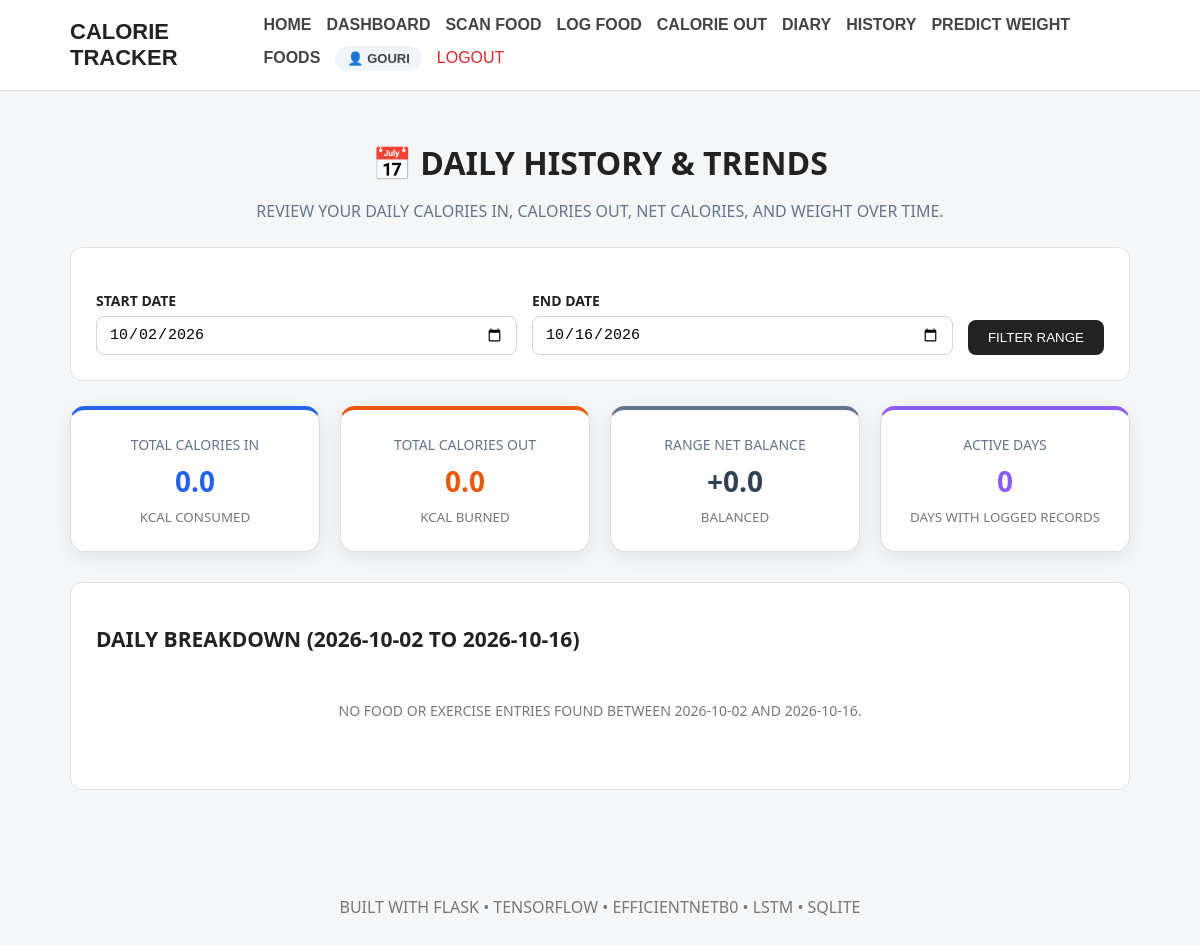
/history (signed in), run on an earlier commit of the app's database.
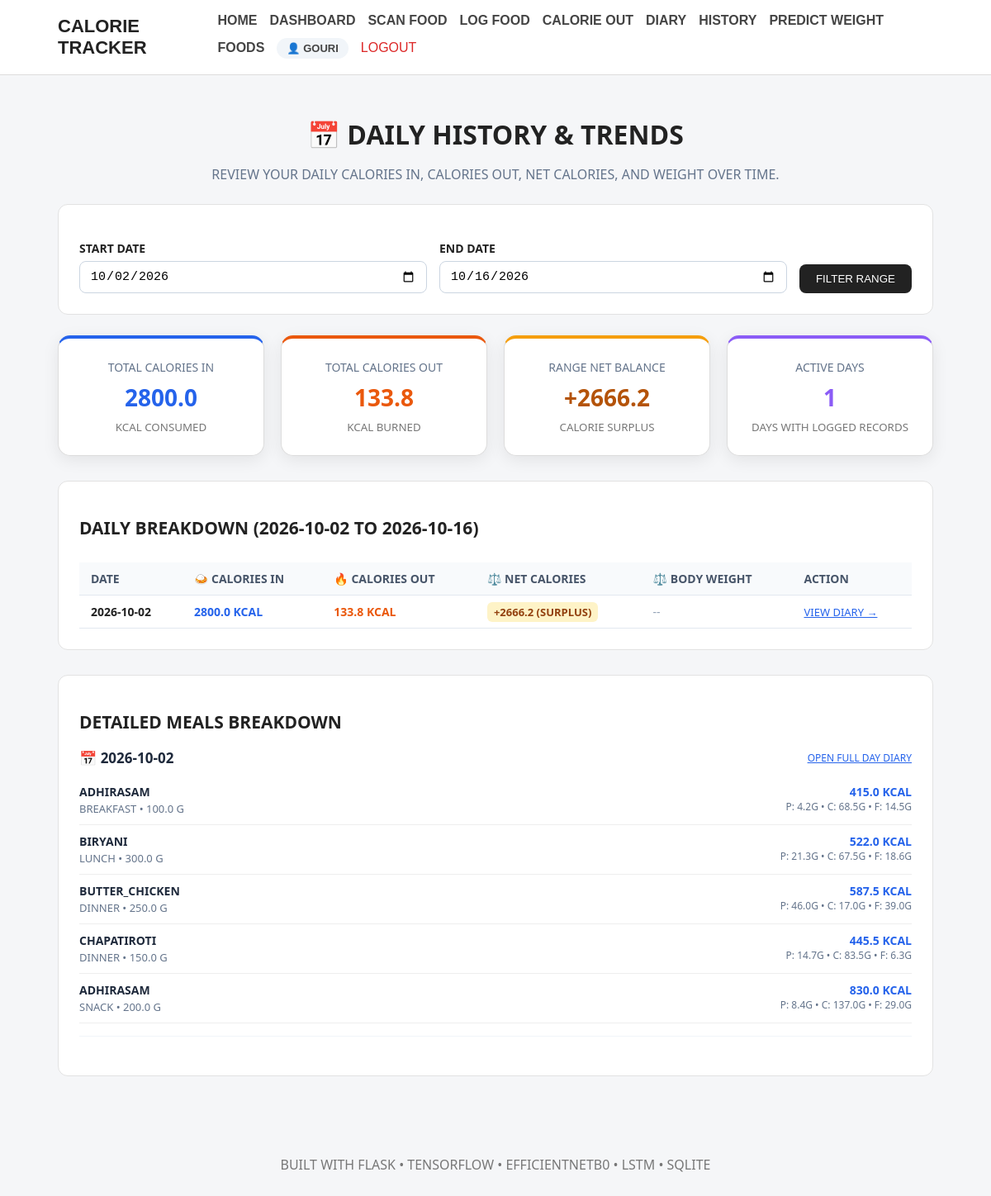
And on a later commit of the database.
### tables this page shows
CREATE TABLE calorie_in_records (
            id INTEGER PRIMARY KEY AUTOINCREMENT,
            user_id INTEGER NOT NULL,
            dish_name TEXT NOT NULL,
            quantity REAL NOT NULL,
            meal_type TEXT,
            calories REAL DEFAULT 0.0,
            carbohydrates REAL DEFAULT 0.0,
            protein REAL DEFAULT 0.0,
            fats REAL DEFAULT 0.0,
            free_sugar REAL DEFAULT 0.0,
            fibre REAL DEFAULT 0.0,
            sodium REAL DEFAULT 0.0,
            calcium REAL DEFAULT 0.0,
            iron REAL DEFAULT 0.0,
            vitamin_c REAL DEFAULT 0.0,
            folate REAL DEFAULT 0.0,
            notes TEXT DEFAULT '',
            recorded_date TEXT NOT NULL,
            recorded_time TEXT,
            created_at TIMESTAMP DEFAULT CURRENT_TIMESTAMP,
            FOREIGN KEY (user_id) REFERENCES users(id) ON DELETE CASCADE
        );

### app.py (the view)
@app.route(
    "/history",
    methods=["GET", "POST"]
)
@login_required
def history():
    user_id = session.get("user_id")
    if request.method == "POST":
        start_date = request.form.get("start_date", "").strip()
        end_date = request.form.get("end_date", "").strip()
    else:
        start_date = request.args.get("start_date", "").strip()
        end_date = request.args.get("end_date", "").strip()
    today = datetime.now()
    if not start_date and not end_date:
        end_date = today.strftime("%Y-%m-%d")
        start_date = (today - timedelta(days=14)).strftime("%Y-%m-%d")
    elif not start_date:
        start_date = (today - timedelta(days=14)).strftime("%Y-%m-%d")
    elif not end_date:
        end_date = today.strftime("%Y-%m-%d")
    try:
        start = datetime.strptime(start_date, "%Y-%m-%d")
        end = datetime.strptime(end_date, "%Y-%m-%d")
    except ValueError:
        flash("Please enter valid dates (YYYY-MM-DD).", "error")
        return redirect(url_for("history"))
    if start > end:
        flash("Start date must be before or equal to end date.", "error")
        return redirect(url_for("history"))
    daily_history = get_user_history_daily(user_id, start_date, end_date, order="DESC")
    entries = get_diary_range_user(user_id, start_date, end_date)
    grouped = group_by_date(entries)
    totals = calculate_totals(entries)
    total_in = float(totals.get("Calories (kcal)", 0.0))
    total_burned = float(sum(d["calories_out"] for d in daily_history))
    total_net = round(total_in - total_burned, 1)
    return render_template(
        "history.html",
        entries=entries,
        grouped=grouped,
        totals=totals,
        daily_history=daily_history,
        total_in=round(total_in, 1),
        total_burned=round(total_burned, 1),
        total_net=total_net,
        start_date=start_date,
        end_date=end_date
    )

### app.py (called while the page is built)
def login_required(view_func):
    @wraps(view_func)
    def wrapped_view(*args, **kwargs):
        if not session.get("user_id"):
            flash("Please log in to access this page.", "error")
            return redirect(url_for("login", next=request.path))
        return view_func(*args, **kwargs)
    return wrapped_view

@app.context_processor
def inject_user():
    user_id = session.get("user_id")
    if user_id:
        user = get_user_by_id(user_id)
        if user:
            return {"current_user": user, "logged_in": True}
    return {"current_user": None, "logged_in": False}

### database.py (called while the page is built)
def get_connection():
    connection = sqlite3.connect(
        DATABASE_PATH
    )
    connection.row_factory = sqlite3.Row
    connection.execute("PRAGMA foreign_keys = ON")
    return connection

def get_user_by_id(user_id):
    connection = get_connection()
    cursor = connection.cursor()
    cursor.execute("SELECT * FROM users WHERE id = ?", (user_id,))
    user = cursor.fetchone()
    connection.close()
    return user

### services/diary_service.py (called while the page is built)
def get_diary_range_user(user_id, start_date, end_date):
    if not user_id:
        return []
    return get_calorie_in_range(user_id, start_date, end_date)

### templates/history.html (shortened to what the changed rows need)
{% extends "base.html" %}
{% block content %}
<div class="page-header" style="text-align: center; margin-bottom: 25px;">
    <h1>📅 Daily History &amp; Trends</h1>
</div>
<div class="summary-grid" style="margin-bottom: 30px;">
    <div class="summary-card" style="border-top: 4px solid #2563eb;">
        <span style="color: #64748b; font-size: 14px;">Total Calories In</span>
        <strong style="color: #2563eb; font-size: 28px; margin: 8px 0;">
            {{ "%.1f"|format(total_in) }}
        </strong>
        <small>kcal consumed</small>
    </div>
    <div class="summary-card" style="border-top: 4px solid #ea580c;">
        <span style="color: #64748b; font-size: 14px;">Total Calories Out</span>
        <strong style="color: #ea580c; font-size: 28px; margin: 8px 0;">
            {{ "%.1f"|format(total_burned) }}
        </strong>
        <small>kcal burned</small>
    </div>
    <div class="summary-card" style="border-top: 4px solid {% if total_net > 0 %}#f59e0b{% elif total_net < 0 %}#10b981{% else %}#64748b{% endif %};">
        <span style="color: #64748b; font-size: 14px;">Range Net Balance</span>
        <strong style="color: {% if total_net > 0 %}#b45309{% elif total_net < 0 %}#047857{% else %}#334155{% endif %}; font-size: 28px; margin: 8px 0;">
            {{ "%+.1f"|format(total_net) }}
        </strong>
        <small>
            {% if total_net > 0 %}
                Calorie Surplus
            {% elif total_net < 0 %}
                Calorie Deficit
            {% else %}
                Balanced
            {% endif %}
        </small>
    </div>
    <div class="summary-card" style="border-top: 4px solid #8b5cf6;">
        <span style="color: #64748b; font-size: 14px;">Active Days</span>
        <strong style="color: #8b5cf6; font-size: 28px; margin: 8px 0;">
            {{ daily_history|length }}
        </strong>
        <small>days with logged records</small>
    </div>
</div>
<div class="card" style="margin-bottom: 30px;">
    <h2>Daily Breakdown ({{ start_date }} to {{ end_date }})</h2>
    {% if daily_history %}
        <div style="overflow-x: auto;">
            <table class="styled-table">
                <thead>
                    <tr>
                        <th>Date</th>
                        <th>🍛 Calories In</th>
                        <th>🔥 Calories Out</th>
                        <th>⚖️ Net Calories</th>
                        <th>⚖️ Body Weight</th>
                        <th>Action</th>
                    </tr>
                </thead>
                <tbody>
                    {% for row in daily_history %}
                    <tr>
                        <td><strong>{{ row.date }}</strong></td>
                        <td style="color: #2563eb; font-weight: 600;">
                            {{ "%.1f"|format(row.calories_in) }} kcal
                        </td>
                        <td style="color: #ea580c; font-weight: 600;">
                            {{ "%.1f"|format(row.calories_out) }} kcal
                        </td>
                        <td>
                            {% if row.net_calories > 0 %}
                                <span style="background: #fef3c7; color: #92400e; padding: 3px 8px; border-radius: 6px; font-weight: 600; font-size: 13px;">
                                    +{{ "%.1f"|format(row.net_calories) }} (Surplus)
                                </span>
                            {% elif row.net_calories < 0 %}
                                <span style="background: #d1fae5; color: #065f46; padding: 3px 8px; border-radius: 6px; font-weight: 600; font-size: 13px;">
                                    {{ "%.1f"|format(row.net_calories) }} (Deficit)
                                </span>
                            {% else %}
                                <span style="background: #f1f5f9; color: #475569; padding: 3px 8px; border-radius: 6px; font-weight: 600; font-size: 13px;">
                                    0.0 (Balanced)
                                </span>
                            {% endif %}
                        </td>
                        <td>
                            {% if row.weight_kg is not none %}
                                <strong style="color: #7c3aed;">{{ "%.1f"|format(row.weight_kg) }} kg</strong>
                            {% else %}
                                <span style="color: #94a3b8;">--</span>
                            {% endif %}
                        </td>
                        <td>
                            <a href="{{ url_for('diary_date', date=row.date) }}" style="color: #2563eb; font-size: 13px; text-decoration: underline;">
                                View Diary &rarr;
                            </a>
                        </td>
                    </tr>
                    {% endfor %}
                </tbody>
            </table>
        </div>
    {% else %}
        <p class="empty-message" style="padding: 30px 20px;">
            No food or exercise entries found between {{ start_date }} and {{ end_date }}.
        </p>
    {% endif %}
</div>
{% if grouped %}
<div class="card">
    <h2>Detailed Meals Breakdown</h2>
    {% for date_key, date_entries in grouped.items() %}
    <div style="margin-bottom: 22px; border-bottom: 1px solid #f1f5f9; padding-bottom: 15px;">
        <div style="display: flex; justify-content: space-between; align-items: center; margin-bottom: 10px;">
            <h3 style="margin: 0; font-size: 17px; color: #1e293b;">
                📅 {{ date_key }}
            </h3>
            <a href="{{ url_for('diary_date', date=date_key) }}" style="font-size: 12px; color: #2563eb; text-decoration: underline;">
                Open Full Day Diary
            </a>
        </div>
        {% for entry in date_entries %}
        <div class="diary-entry" style="padding: 10px 0;">
            <div>
                <strong style="color: #1e293b; font-size: 14px;">{{ entry.dish_name }}</strong>
                <p style="margin: 2px 0 0; color: #64748b; font-size: 13px;">
                    {{ entry.meal_type|capitalize }} &bull; {{ entry.weight }} g
                </p>
            </div>
            <div style="text-align: right;">
                <strong style="color: #2563eb; font-size: 14px;">
                    {{ "%.1f"|format(entry.nutrition["Calories (kcal)"]) }} kcal
                </strong>
                <small style="display: block; color: #64748b; font-size: 12px;">
                    P: {{ "%.1f"|format(entry.nutrition["Protein (g)"]) }}g &bull;
                    C: {{ "%.1f"|format(entry.nutrition["Carbohydrates (g)"]) }}g &bull;
                    F: {{ "%.1f"|format(entry.nutrition["Fats (g)"]) }}g
                </small>
            </div>
        </div>
        {% endfor %}
    </div>
    {% endfor %}
</div>
{% endif %}
{% endblock %}

What changed in the data, as far as the page shows it:
added calorie_in_records: recorded_date "2026-10-02", dish_name "ADHIRASAM", meal_type "BREAKFAST", weight "100.0", calories "415.0", protein "4.2", carbohydrates "68.5", fats "14.5"
added calorie_in_records: dish_name "BIRYANI", meal_type "LUNCH", weight "300.0", calories "522.0", protein "21.3", carbohydrates "67.5", fats "18.6", shown under "2026-10-02"
added calorie_in_records: dish_name "BUTTER_CHICKEN", meal_type "DINNER", weight "250.0", calories "587.5", protein "46.0", carbohydrates "17.0", fats "39.0", shown under "2026-10-02"
added calorie_in_records: dish_name "CHAPATIROTI", meal_type "DINNER", weight "150.0", calories "445.5", protein "14.7", carbohydrates "83.5", fats "6.3", shown under "2026-10-02"
added calorie_in_records: dish_name "ADHIRASAM", meal_type "SNACK", weight "200.0", calories "830.0", protein "8.4", carbohydrates "137.0", fats "29.0", shown under "2026-10-02"
Also different on the page:
{{ "%.1f"|format(total_in) }}: "0.0" → "2800.0"
{{ "%.1f"|format(total_burned) }}: "0.0" → "133.8"
{{ "%+.1f"|format(total_net) }}: "+0.0" → "+2666.2"
{{ daily_history|length }}: "0" → "1"
{{ start_date }}: "2026-10-02" → (not shown)
{{ end_date }}: "2026-10-16" → (not shown)
text no longer shown: "BALANCED NO FOOD OR EXERCISE ENTRIES FOUND BETWEEN AND ."
text now shown: "CALORIE SURPLUS DATE 🍛 CALORIES IN 🔥 CALORIES OUT ⚖️ NET CALORIES ⚖️ BODY WEIGHT ACTION DETAILED MEALS BREAKDOWN"
new list line: "2026-10-02 2800.0 KCAL 133.8 KCAL + 2666.2 (SURPLUS) -- VIEW DIARY →"
